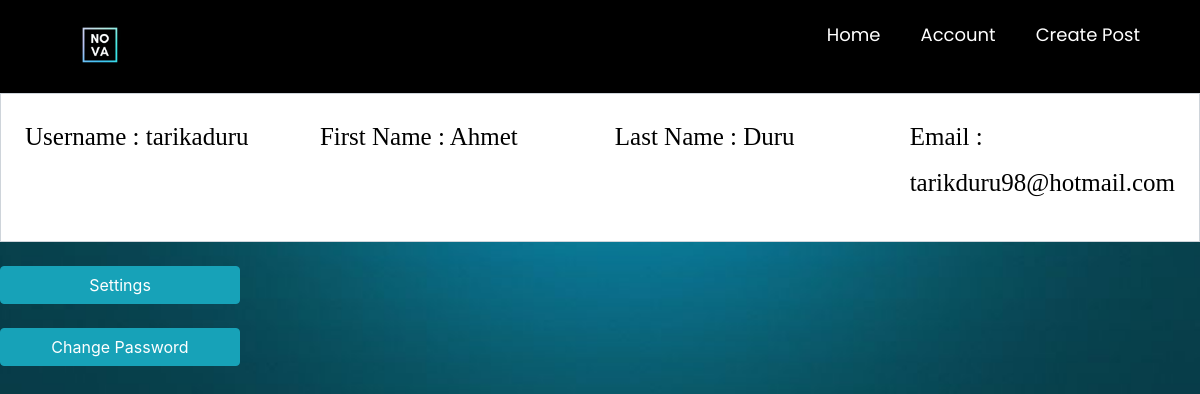
Page /editprofile/ (signed in) on the earlier database version.
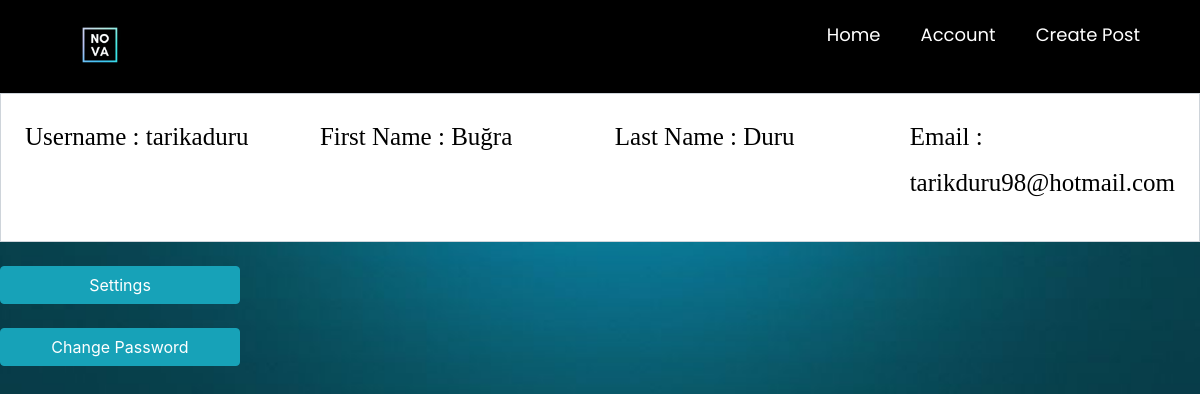
Same page on the later database version.
### main/models.py (models this page shows, shortened)
class ourUser(models.Model):
    user = models.OneToOneField(User, null=True, on_delete=models.CASCADE)
    username = models.CharField(max_length=255,null=True)
    first_name = models.CharField(max_length=255,null=True)
    last_name = models.CharField(max_length=255,null=True)
    email = models.EmailField(max_length=254)

### main/decorators.py (the view)
        def wrapper_func(request, *args, **kwargs):
            group = None
            if request.user.groups.exists():
                group = request.user.groups.all()[0].name
            if group in allowed_roles:
                return view_func(request, *args, **kwargs)
            else:
                return HttpResponse('You are not authorized to view this page')

### main/views.py (called while the page is built, shortened)
@login_required
@allowed_users(allowed_roles=['customer'])
def editprofile(request):
    fuser = ourUser.objects.get(user_id=request.user.id)
    ouser=User.objects.get(id=fuser.user_id)
    userForm=UserForm(instance=ouser)
    p_form = OurUserForm(instance=fuser)
    mydict = {'fuser': fuser, 'p_form': p_form,'userForm':userForm}
    return render(request, 'main/editprofile.html', context=mydict)

### main/templates/main/editprofile.html (shortened to what this page needs)
{% extends 'main/mainpage.html' %}
{% load widget_tweaks %}
{% load static %}
{% block content %}
<head xmlns="http://www.w3.org/1999/html">
  <link href="//maxcdn.bootstrapcdn.com/bootstrap/4.1.1/css/bootstrap.min.css" rel="stylesheet" id="bootstrap-css">
</head>
<body >
<div>
    <div class="form-content">
      <div class="row">
        <div class="col-sm">
            <div class="txt form-group">
                <label>Username :</label>
            {{fuser.username}}
          </div>
        </div>
          <div class="col-sm">
          <div class=" txt form-group">
              <label>First Name :</label>
            {{fuser.first_name}}
          </div>
          </div>
          <div class="col-sm">
            <div class="txt form-group">
                <label>Last Name :</label>
            {{fuser.last_name}}
          </div>
          </div>
          <div class="col-sm">
            <div class="txt form-group">
                <label>Email :</label>
            {{fuser.email}}
          </div>
      </div>
    </div>
</div>
</div>
 <button onclick="show()" type="button" class=" btn btnSubmit btn-info ">Settings</button>
<br><br>
 <a href="/changepassword" type="button" class=" btn btnSubmit btn-info">Change Password</a>
</body>
{% endblock content %}

Differences in the rows shown:
changed ourUser "tarikaduru": first_name "Ahmet" → "Buğra"
